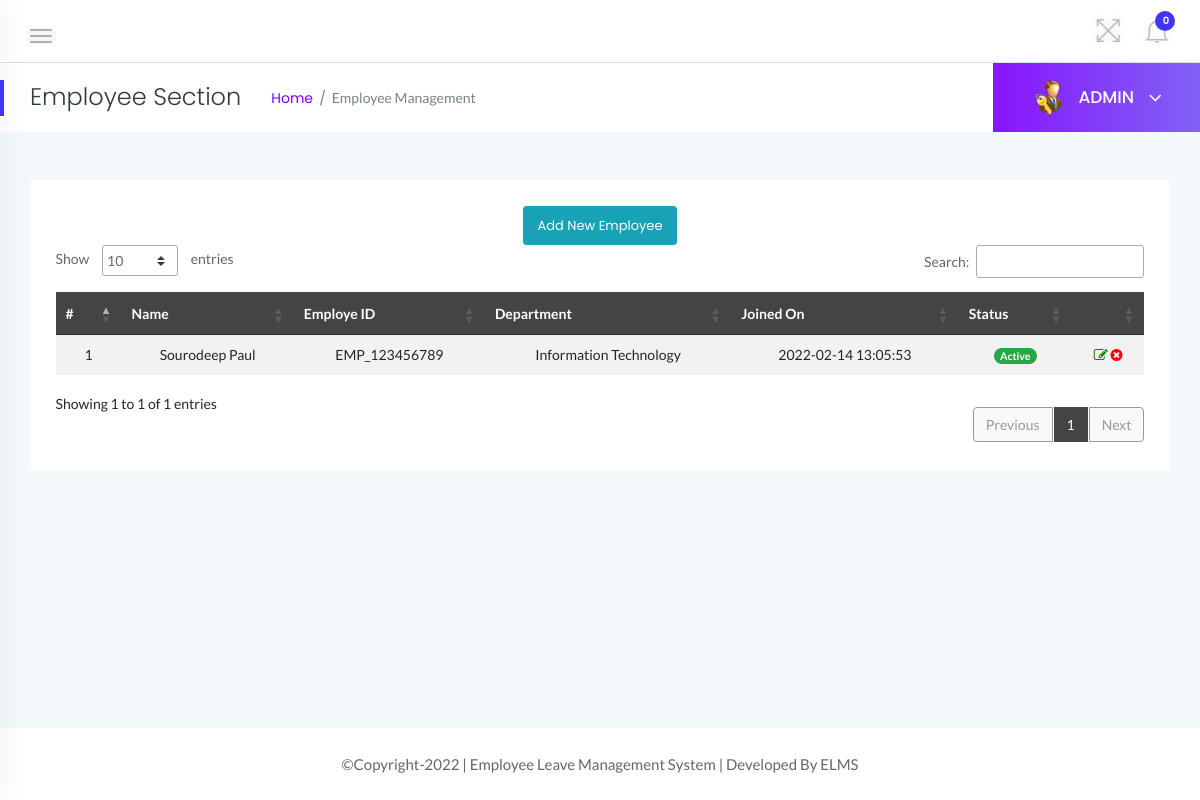
The page /admin/employees.php (signed in) on the database as committed earlier.
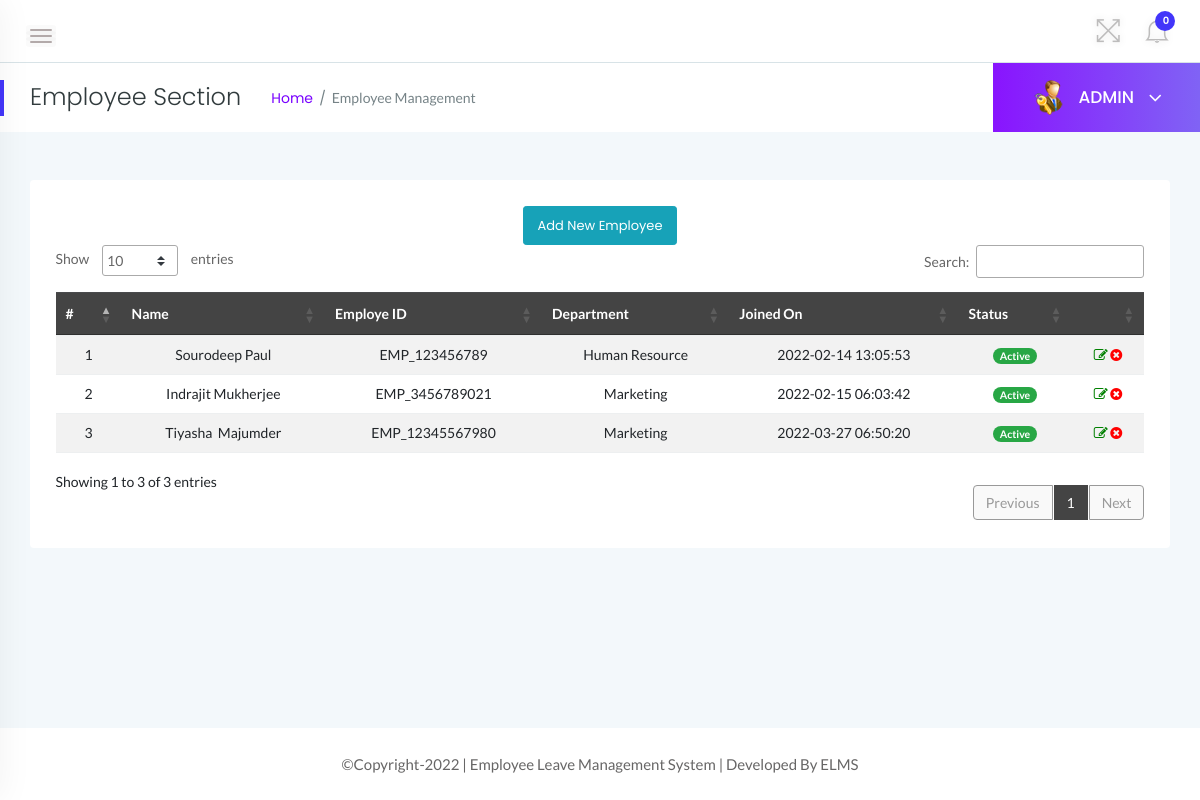
The same page on the database as committed later.
### tables this page shows
CREATE TABLE `tblemployees` (
  `id` int(11) NOT NULL,
  `EmpId` varchar(100) NOT NULL,
  `FirstName` varchar(150) NOT NULL,
  `LastName` varchar(150) NOT NULL,
  `EmailId` varchar(200) NOT NULL,
  `Password` varchar(180) NOT NULL,
  `Gender` varchar(100) NOT NULL,
  `Dob` varchar(100) NOT NULL,
  `Department` varchar(255) NOT NULL,
  `Address` varchar(255) NOT NULL,
  `City` varchar(200) NOT NULL,
  `Country` varchar(150) NOT NULL,
  `Phonenumber` char(11) NOT NULL,
  `Status` int(1) NOT NULL,
  `RegDate` timestamp NOT NULL DEFAULT current_timestamp()
);

### admin/employees.php (the view, shortened to what the changed rows need)
<?php
    if(strlen($_SESSION['alogin'])==0){
    header('location:index.php');
    } else {
 ?>
<!doctype html>
<html class="no-js" lang="en">
<head>
    <link rel="stylesheet" href="../assets/css/bootstrap.min.css">
    <link rel="stylesheet" href="../assets/css/font-awesome.min.css">
    <link rel="stylesheet" href="../assets/css/themify-icons.css">
    <link rel="stylesheet" href="../assets/css/metisMenu.css">
    <link rel="stylesheet" href="../assets/css/owl.carousel.min.css">
    <link rel="stylesheet" href="../assets/css/slicknav.min.css">
    <link rel="stylesheet" href="https://www.amcharts.com/lib/3/plugins/export/export.css" type="text/css" media="all" />
    <link rel="stylesheet" type="text/css" href="https://cdn.datatables.net/1.10.19/css/jquery.dataTables.css">
    <link rel="stylesheet" type="text/css" href="https://cdn.datatables.net/1.10.18/css/dataTables.bootstrap4.min.css">
    <link rel="stylesheet" type="text/css" href="https://cdn.datatables.net/responsive/2.2.3/css/responsive.bootstrap.min.css">
    <link rel="stylesheet" type="text/css" href="https://cdn.datatables.net/responsive/2.2.3/css/responsive.jqueryui.min.css">
    <link rel="stylesheet" href="../assets/css/typography.css">
    <link rel="stylesheet" href="../assets/css/default-css.css">
    <link rel="stylesheet" href="../assets/css/styles.css">
    <link rel="stylesheet" href="../assets/css/responsive.css">
</head>
<body>
    <div class="page-container">
        <div class="main-content">
            <div class="header-area">
                <div class="row align-items-center">
                    <div class="col-md-6 col-sm-8 clearfix">
                        <div class="nav-btn pull-left">
                            <span></span>
                            <span></span>
                            <span></span>
                        </div>
                    </div>
                    <div class="col-md-6 col-sm-4 clearfix">
                        <ul class="notification-area pull-right">
                            <li id="full-view"><i class="ti-fullscreen"></i></li>
                            <?php include '../includes/admin-notification.php'?>
                        </ul>
                    </div>
                </div>
            </div>
            <div class="page-title-area">
                <div class="row align-items-center">
                    <div class="col-sm-6">
                        <div class="breadcrumbs-area clearfix">
                            <h4 class="page-title pull-left">Employee Section</h4>
                            <ul class="breadcrumbs pull-left">
                                <li><a href="dashboard.php">Home</a></li>
                                <li><span>Employee Management</span></li>
                            </ul>
                        </div>
                    </div>
                    <div class="col-sm-6 clearfix">
                        <div class="user-profile pull-right">
                            <img class="avatar user-thumb" src="../assets/images/admin.png" alt="avatar">
                            <h4 class="user-name dropdown-toggle" data-toggle="dropdown">ADMIN <i class="fa fa-angle-down"></i></h4>
                        </div>
                    </div>
                </div>
            </div>
            <div class="main-content-inner">
                <div class="row">
                    <div class="col-12 mt-5">
                        <div class="card">
                            <div class="card-body">
                                <div class="data-tables datatable-dark">
                                <center><a href="add-employee.php" class="btn btn-sm btn-info">Add New Employee</a></center>
                                    <table id="dataTable3" class="table table-hover table-striped text-center">
                                        <thead class="text-capitalize">
                                            <tr>
                                                <th>#</th>
                                                <th>Name</th>
                                                <th>Employe ID</th>
                                                <th>Department</th>
                                                <th>Joined On</th>
                                                <th>Status</th>
                                                <th></th>
                                            </tr>
                                        </thead>
                                        <tbody>
                                    <?php
                                    $sql = "SELECT EmpId,FirstName,LastName,Department,Status,RegDate,id from  tblemployees";
                                    $query = $dbh -> prepare($sql);
                                    $query->execute();
                                    $results=$query->fetchAll(PDO::FETCH_OBJ);
                                    $cnt=1;
                                    if($query->rowCount() > 0)
                                    {
                                    foreach($results as $result)
                                    {               ?>
                                        <tr>
                                            <td> <?php echo htmlentities($cnt);?></td>
                                            <td><?php echo htmlentities($result->FirstName);?>&nbsp;<?php echo htmlentities($result->LastName);?></td>
                                            <td><?php echo htmlentities($result->EmpId);?></td>
                                            <td><?php echo htmlentities($result->Department);?></td>
                                             <td><?php echo htmlentities($result->RegDate);?></td>
                                             <td><?php $stats=$result->Status;
                                            if($stats){
                                             ?>
                                                 <span class="badge badge-pill badge-success">Active</span>
                                                 <?php } else { ?>
                                                 <span class="badge badge-pill badge-danger">Inactive</span>
                                                 <?php } ?>
                                             </td>
                                            <td><a href="update-employee.php?empid=<?php echo htmlentities($result->id);?>"><i class="fa fa-edit" style="color:green"></i></a>
                                        <?php if($result->Status==1)
                                        {?>
                                        <a href="employees.php?inid=<?php echo htmlentities($result->id);?>" onclick="return confirm('Are you sure you want to inactive this employee?');"" > <i class="fa fa-times-circle" style="color:red" title="Inactive"></i>
                                        <?php } else {?>
                                            <a href="employees.php?id=<?php echo htmlentities($result->id);?>" onclick="return confirm('Are you sure you want to active this employee?');""><i class="fa fa-check" style="color:green" title="Active"></i>
                                            <?php } ?> </td>
                                        </tr>
                                         <?php $cnt++;} }?>
                                    </tbody>
                                    </table>
                                </div>
                            </div>
                        </div>
                    </div>
                </div>
                </div>
            </div>
            <?php include '../includes/footer.php' ?>
        </div>
</body>
</html>
<?php } ?>

Rows that differ between the two databases and show on the page:
changed tblemployees "Sourodeep": Department "Information Technology" → "Human Resource"
added tblemployees: FirstName "Indrajit", LastName "Mukherjee", EmpId "EMP_3456789021", Department "Marketing", RegDate "2022-02-15 06:03:42", Status "Active"
added tblemployees: FirstName "Tiyasha", LastName "Majumder", EmpId "EMP_12345567980", Department "Marketing", RegDate "2022-03-27 06:50:20", Status "Active"
Other text that changed with them:
text written by a page script: "Show entries Search: Showing 1 to 1 of 1 entries Previous 1 Next" → "Show entries Search: Showing 1 to 3 of 3 entries Previous 1 Next"
